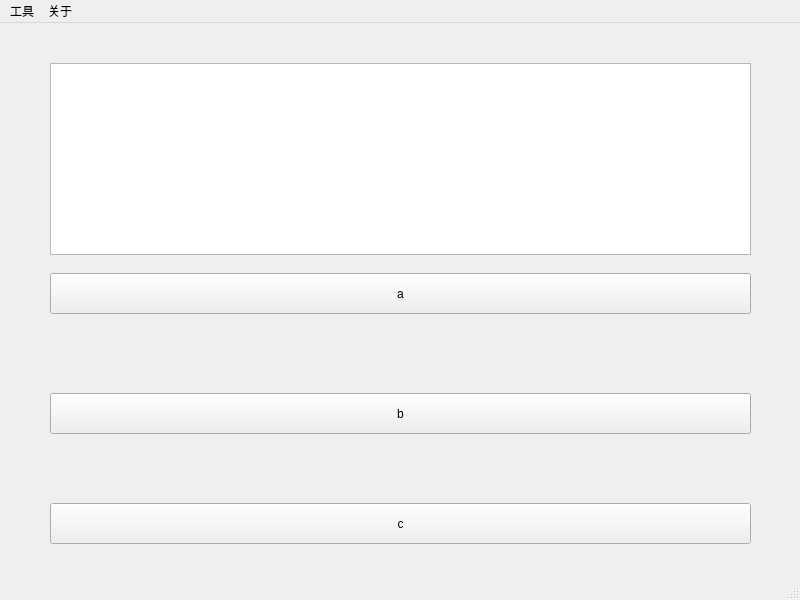
<?xml version="1.0" encoding="UTF-8"?>
<ui version="4.0">
 <class>main</class>
 <widget class="QMainWindow" name="main">
  <property name="geometry">
   <rect>
    <x>0</x>
    <y>0</y>
    <width>800</width>
    <height>600</height>
   </rect>
  </property>
  <property name="windowTitle">
   <string>古诗提问</string>
  </property>
  <property name="toolTip">
   <string/>
  </property>
  <property name="autoFillBackground">
   <bool>false</bool>
  </property>
  <widget class="QWidget" name="centralwidget">
   <widget class="QTextBrowser" name="question">
    <property name="geometry">
     <rect>
      <x>50</x>
      <y>40</y>
      <width>701</width>
      <height>192</height>
     </rect>
    </property>
   </widget>
   <widget class="QPushButton" name="ans1">
    <property name="geometry">
     <rect>
      <x>50</x>
      <y>250</y>
      <width>701</width>
      <height>41</height>
     </rect>
    </property>
    <property name="text">
     <string>a</string>
    </property>
   </widget>
   <widget class="QPushButton" name="ans2">
    <property name="geometry">
     <rect>
      <x>50</x>
      <y>370</y>
      <width>701</width>
      <height>41</height>
     </rect>
    </property>
    <property name="text">
     <string>b</string>
    </property>
   </widget>
   <widget class="QPushButton" name="ans3">
    <property name="geometry">
     <rect>
      <x>50</x>
      <y>480</y>
      <width>701</width>
      <height>41</height>
     </rect>
    </property>
    <property name="text">
     <string>c</string>
    </property>
   </widget>
  </widget>
  <widget class="QMenuBar" name="menubar">
   <property name="geometry">
    <rect>
     <x>0</x>
     <y>0</y>
     <width>800</width>
     <height>21</height>
    </rect>
   </property>
   <widget class="QMenu" name="menu">
    <property name="title">
     <string>工具</string>
    </property>
    <widget class="QMenu" name="menu_2">
     <property name="title">
      <string>账号</string>
     </property>
     <addaction name="quit"/>
     <addaction name="information"/>
    </widget>
    <addaction name="MyLike"/>
    <addaction name="Found"/>
    <addaction name="menu_2"/>
   </widget>
   <widget class="QMenu" name="about">
    <property name="title">
     <string>关于</string>
    </property>
    <addaction name="my"/>
   </widget>
   <addaction name="menu"/>
   <addaction name="about"/>
  </widget>
  <widget class="QStatusBar" name="statusbar"/>
  <action name="quit">
   <property name="text">
    <string>退出登录</string>
   </property>
  </action>
  <action name="change">
   <property name="text">
    <string>切换账号</string>
   </property>
  </action>
  <action name="information">
   <property name="text">
    <string>信息</string>
   </property>
  </action>
  <action name="MyLike">
   <property name="text">
    <string>我的收藏</string>
   </property>
  </action>
  <action name="Found">
   <property name="text">
    <string>查询古诗</string>
   </property>
  </action>
  <action name="my">
   <property name="text">
    <string>作者</string>
   </property>
  </action>
 </widget>
 <resources/>
 <connections/>
</ui>
